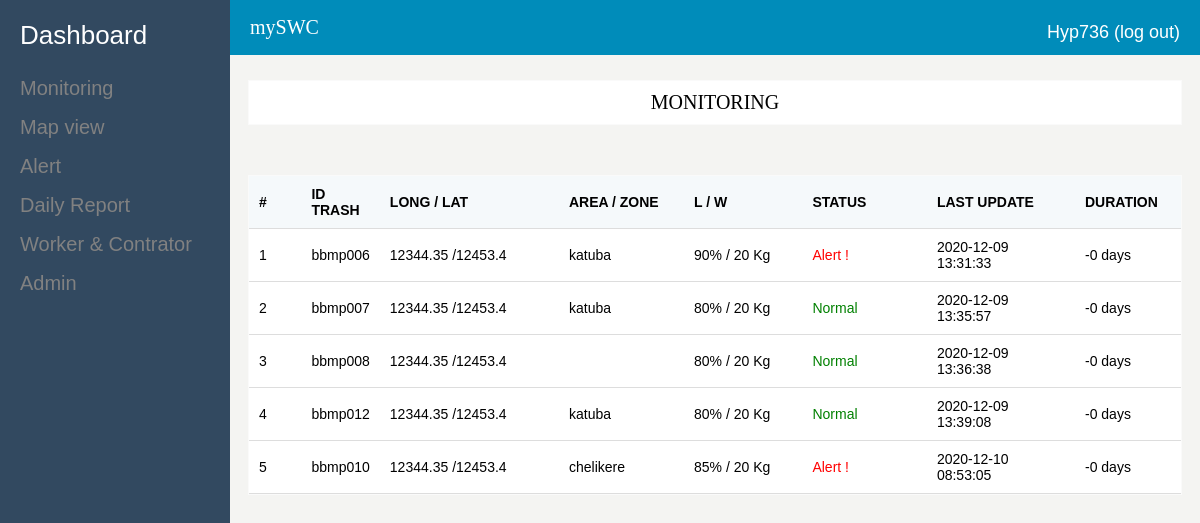
The page /monitoring.php (signed in) on the database its author committed.
### tables this page shows
CREATE TABLE `historic` (
  `_idHisto` int(11) NOT NULL,
  `idTrash` varchar(45) DEFAULT NULL,
  `level` varchar(45) DEFAULT NULL,
  `weight` varchar(45) DEFAULT NULL,
  `dateFull` datetime DEFAULT NULL,
  `idUser` varchar(45) DEFAULT NULL,
  `dateEmpty` varchar(45) DEFAULT NULL,
  `dateHisto` datetime DEFAULT current_timestamp(),
  `lastUpdate` timestamp NOT NULL DEFAULT current_timestamp()
);

CREATE TABLE `trash` (
  `_idTrash` int(11) NOT NULL,
  `longi` varchar(45) DEFAULT NULL,
  `lat` varchar(45) DEFAULT NULL,
  `address` varchar(45) DEFAULT NULL,
  `area` varchar(50) NOT NULL,
  `idTrash` varchar(45) DEFAULT NULL,
  `dateTrash` datetime DEFAULT current_timestamp(),
  `typeTrash` varchar(255) DEFAULT NULL
);

### modals/Fhistoric.php (called while the page is built, shortened)
<?php
class Fhistoric
{
    static function getAllHistoricDay()
    {
        $con=Database::getConnection();
        $req=$con->prepare('SELECT * FROM historic c,trash t WHERE c.idTrash=t.idTrash AND dateEmpty IS NULL');
        $req->execute(array());
        return $req->fetchAll();
    }
}

### monitoring.php (the view, shortened to what this page needs)
<!DOCTYPE html>
<html lang="en">
<head>
    <link rel="stylesheet" href="assets/style/menu.css">
    <link rel="stylesheet" href="assets/style/main.css">
</head>
<body>
    <section>
        <?php include_once 'commons/menu.php';?>
        <?php include_once 'commons/header.php';?>
        <?php
            include_once 'modals/Fhistoric.php';
            $historic=Fhistoric::getAllHistoricDay();
        ?>
    </section>
    <section class="body-container">
        <div class="ml-24">
            <div class="panel">
                <p>MONITORING</p>
            </div>
            <div class="panel">
                <table id="monitor">
                    <thead>
                    <tr>
                        <th style="width: 40px">#</th>
                        <th>ID TRASH</th>
                        <th style="width: 190px">LONG / LAT</th>
                        <th style="width: 120px">AREA / ZONE</th>
                        <th style="width: 120px">L / W</th>
                        <th style="width: 120px">STATUS</th>
                        <th style="width: 150px">LAST UPDATE</th>
                        <th style="width: 90px" title="Duration of garbage in the trash">DURATION</th>
                    </tr>
                    </thead>
                    <tbody>
                    <?php foreach ($historic as $k => $data):?>
                        <tr>
                            <td><?=$k+1;?></td>
                            <td><?=$data['idTrash'];?></td>
                            <td><?=($data['longi']." /".$data['lat']);?></td>
                            <td title="<?=$data['address'];?>"><?=$data['area'];?></td>
                            <td><?=$data['level']."% / ".$data['weight']." Kg";?></td>
                            <td>
                            <?php
                                $date_1 = new DateTime($data['dateHisto']);
                                $date_2 = new DateTime($data['lastUpdate']);
                                $int = ($date_1->diff($date_2));
                                if ($data['dateFull']!=null) {
                                    echo "<t style='color:red'>Alert !</t>";
                                }
                                elseif ($int->format('%a')>4) {
                                    echo "<t style='color:orange'>Col. requested !</t>";
                                }
                                else echo "<t style='color:Green'>Normal</t>";
                            ?>
                            </td>
                            <td><?=$data['lastUpdate'];?></td>
                            <td><?php
                                echo($int->format('%R%a days'));
                                ?>
                            </td>
                        </tr>
                    <?php endforeach;?>
                </table>
            </div>
        </div>
    </section>
</body>
</html>

### assets/style/main.css (style rules this page uses)
body { background-color: #f4f4f2; }
.ml-24 { margin-left: 220px; }
.body-container { margin-top: 80px; margin-bottom: 30px; width: 100%; height: 100%; }
.panel { margin: 20px 10px 50px 20px; border: 1px solid #fafafa; background-color: #ffffff; }
.panel p { text-align: center; font-size: 20px; font-family: Arial black; margin: 10px; }
table { border-collapse: collapse; width: 100%; }
th, td { padding: 10px; text-align: left; font-family: Arial; font-size: 14px; border-bottom: 1px solid #ddd; }
th { background-color: #F5F9FB; }
td { height: 30px; }

### rows shown on the page
historic: trash.idTrash "bbmp006", trash.longi "12344.35", trash.lat "12453.4", trash.area "katuba", level "90", weight "20", shows "Alert !", lastUpdate "2020-12-09 13:31:33", $int->format('%R%a days') "-0 days"
historic: trash.idTrash "bbmp007", trash.longi "12344.35", trash.lat "12453.4", trash.area "katuba", level "80", weight "20", shows "Normal", lastUpdate "2020-12-09 13:35:57", $int->format('%R%a days') "-0 days"
historic: trash.idTrash "bbmp008", trash.longi "12344.35", trash.lat "12453.4", level "80", weight "20", shows "Normal", lastUpdate "2020-12-09 13:36:38", $int->format('%R%a days') "-0 days"
historic: trash.idTrash "bbmp012", trash.longi "12344.35", trash.lat "12453.4", trash.area "katuba", level "80", weight "20", shows "Normal", lastUpdate "2020-12-09 13:39:08", $int->format('%R%a days') "-0 days"
historic: trash.idTrash "bbmp010", trash.longi "12344.35", trash.lat "12453.4", trash.area "chelikere", level "85", weight "20", shows "Alert !", lastUpdate "2020-12-10 08:53:05", $int->format('%R%a days') "-0 days"

### other values the page prints
$_SESSION['username'] "Hyp736"
